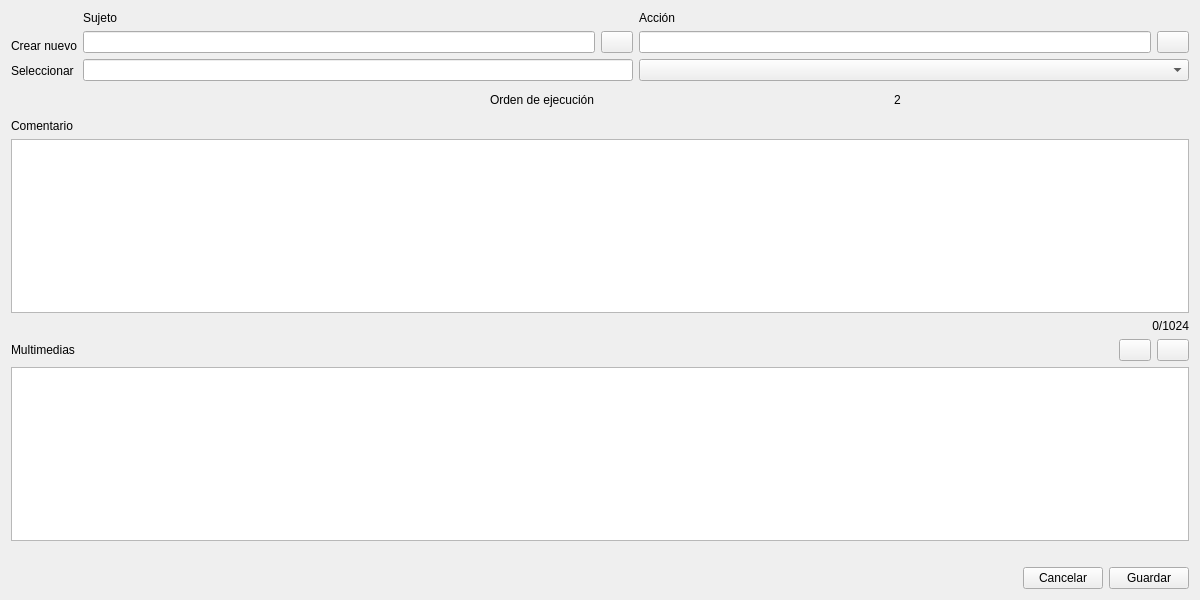
<?xml version="1.0" encoding="UTF-8"?>
<ui version="4.0">
 <class>StepDialogUI</class>
 <widget class="QWidget" name="StepDialogUI">
  <property name="geometry">
   <rect>
    <x>0</x>
    <y>0</y>
    <width>1200</width>
    <height>600</height>
   </rect>
  </property>
  <property name="windowTitle">
   <string>Editar Paso</string>
  </property>
  <layout class="QVBoxLayout" name="verticalLayout_3">
   <item>
    <layout class="QHBoxLayout" name="horizontalLayout">
     <item>
      <layout class="QVBoxLayout" name="verticalLayout">
       <property name="spacing">
        <number>3</number>
       </property>
       <item>
        <widget class="QLabel" name="label">
         <property name="text">
          <string/>
         </property>
        </widget>
       </item>
       <item>
        <widget class="QLabel" name="createNewLabel">
         <property name="text">
          <string>Crear nuevo</string>
         </property>
        </widget>
       </item>
       <item>
        <widget class="QLabel" name="selectExistingLabel">
         <property name="text">
          <string>Seleccionar</string>
         </property>
        </widget>
       </item>
      </layout>
     </item>
     <item>
      <layout class="QVBoxLayout" name="verticalLayout_2">
       <item>
        <widget class="QLabel" name="subjectLabel">
         <property name="text">
          <string>Sujeto</string>
         </property>
         <property name="alignment">
          <set>Qt::AlignmentFlag::AlignLeading|Qt::AlignmentFlag::AlignLeft|Qt::AlignmentFlag::AlignVCenter</set>
         </property>
        </widget>
       </item>
       <item>
        <layout class="QHBoxLayout" name="addSubjectLayout">
         <item>
          <widget class="QLineEdit" name="addSubjectLineEdit">
           <property name="clearButtonEnabled">
            <bool>true</bool>
           </property>
          </widget>
         </item>
         <item>
          <widget class="cus::Button" name="addSubjectButton">
           <property name="maximumSize">
            <size>
             <width>32</width>
             <height>32</height>
            </size>
           </property>
           <property name="toolTip">
            <string>Add local Subject</string>
           </property>
           <property name="text">
            <string/>
           </property>
          </widget>
         </item>
        </layout>
       </item>
       <item>
        <widget class="QLineEdit" name="subjectLine"/>
       </item>
      </layout>
     </item>
     <item>
      <layout class="QVBoxLayout" name="actionLayout">
       <property name="spacing">
        <number>6</number>
       </property>
       <item>
        <widget class="QLabel" name="actionLabel">
         <property name="text">
          <string>Acción</string>
         </property>
         <property name="alignment">
          <set>Qt::AlignmentFlag::AlignLeading|Qt::AlignmentFlag::AlignLeft|Qt::AlignmentFlag::AlignVCenter</set>
         </property>
        </widget>
       </item>
       <item>
        <layout class="QHBoxLayout" name="addActionLayout">
         <item>
          <widget class="QLineEdit" name="addActionLineEdit">
           <property name="enabled">
            <bool>true</bool>
           </property>
           <property name="clearButtonEnabled">
            <bool>true</bool>
           </property>
          </widget>
         </item>
         <item>
          <widget class="cus::Button" name="addActionButton">
           <property name="maximumSize">
            <size>
             <width>32</width>
             <height>32</height>
            </size>
           </property>
           <property name="toolTip">
            <string>Add local Action</string>
           </property>
           <property name="text">
            <string/>
           </property>
          </widget>
         </item>
        </layout>
       </item>
       <item>
        <widget class="cus::ComboBox" name="actionCombo">
         <property name="enabled">
          <bool>true</bool>
         </property>
         <property name="sizePolicy">
          <sizepolicy hsizetype="Preferred" vsizetype="Fixed">
           <horstretch>0</horstretch>
           <verstretch>0</verstretch>
          </sizepolicy>
         </property>
         <property name="maxVisibleItems">
          <number>10</number>
         </property>
         <property name="insertPolicy">
          <enum>QComboBox::InsertPolicy::InsertAlphabetically</enum>
         </property>
        </widget>
       </item>
      </layout>
     </item>
    </layout>
   </item>
   <item>
    <layout class="QHBoxLayout" name="methodOrderLayout" stretch="0">
     <property name="spacing">
      <number>12</number>
     </property>
     <item>
      <layout class="QHBoxLayout" name="executionOrderLayout">
       <property name="spacing">
        <number>12</number>
       </property>
       <property name="topMargin">
        <number>6</number>
       </property>
       <property name="bottomMargin">
        <number>6</number>
       </property>
       <item>
        <widget class="QLabel" name="executionOrderLabel">
         <property name="sizePolicy">
          <sizepolicy hsizetype="Preferred" vsizetype="Preferred">
           <horstretch>0</horstretch>
           <verstretch>0</verstretch>
          </sizepolicy>
         </property>
         <property name="maximumSize">
          <size>
           <width>16777215</width>
           <height>16777215</height>
          </size>
         </property>
         <property name="text">
          <string>Orden de ejecución</string>
         </property>
         <property name="alignment">
          <set>Qt::AlignmentFlag::AlignRight|Qt::AlignmentFlag::AlignTrailing|Qt::AlignmentFlag::AlignVCenter</set>
         </property>
        </widget>
       </item>
       <item>
        <widget class="QLabel" name="executionOrderNumber">
         <property name="maximumSize">
          <size>
           <width>16777215</width>
           <height>16777215</height>
          </size>
         </property>
         <property name="text">
          <string>2</string>
         </property>
         <property name="alignment">
          <set>Qt::AlignmentFlag::AlignCenter</set>
         </property>
        </widget>
       </item>
      </layout>
     </item>
    </layout>
   </item>
   <item>
    <layout class="QVBoxLayout" name="commentLayout">
     <item>
      <widget class="QLabel" name="commentLabel">
       <property name="text">
        <string>Comentario</string>
       </property>
      </widget>
     </item>
     <item>
      <widget class="QTextEdit" name="commentText"/>
     </item>
     <item>
      <widget class="QLabel" name="commentSizeLabel">
       <property name="text">
        <string>0/1024</string>
       </property>
       <property name="alignment">
        <set>Qt::AlignmentFlag::AlignRight|Qt::AlignmentFlag::AlignTrailing|Qt::AlignmentFlag::AlignVCenter</set>
       </property>
      </widget>
     </item>
    </layout>
   </item>
   <item>
    <layout class="QVBoxLayout" name="MultimediaLayout">
     <item>
      <layout class="QHBoxLayout" name="multimediaButtonsLayout">
       <item>
        <widget class="QLabel" name="multimediaLabel">
         <property name="text">
          <string>Multimedias</string>
         </property>
        </widget>
       </item>
       <item>
        <spacer name="horizontalSpacer">
         <property name="orientation">
          <enum>Qt::Orientation::Horizontal</enum>
         </property>
         <property name="sizeHint" stdset="0">
          <size>
           <width>40</width>
           <height>20</height>
          </size>
         </property>
        </spacer>
       </item>
       <item>
        <widget class="cus::Button" name="addMultimediaButton">
         <property name="maximumSize">
          <size>
           <width>32</width>
           <height>32</height>
          </size>
         </property>
         <property name="text">
          <string/>
         </property>
        </widget>
       </item>
       <item>
        <widget class="cus::Button" name="deleteMultimediaButton">
         <property name="maximumSize">
          <size>
           <width>32</width>
           <height>32</height>
          </size>
         </property>
         <property name="text">
          <string/>
         </property>
        </widget>
       </item>
      </layout>
     </item>
     <item>
      <widget class="QListWidget" name="multimediasList"/>
     </item>
    </layout>
   </item>
   <item>
    <layout class="QHBoxLayout" name="mainButtonsLayout">
     <property name="topMargin">
      <number>20</number>
     </property>
     <item>
      <widget class="QLabel" name="statusLabel">
       <property name="text">
        <string/>
       </property>
      </widget>
     </item>
     <item>
      <spacer name="mainButtonsSpacer">
       <property name="orientation">
        <enum>Qt::Orientation::Horizontal</enum>
       </property>
       <property name="sizeHint" stdset="0">
        <size>
         <width>40</width>
         <height>20</height>
        </size>
       </property>
      </spacer>
     </item>
     <item>
      <widget class="cus::Button" name="cancelButton">
       <property name="text">
        <string>Cancelar</string>
       </property>
      </widget>
     </item>
     <item>
      <widget class="cus::Button" name="saveButton">
       <property name="text">
        <string>Guardar</string>
       </property>
      </widget>
     </item>
    </layout>
   </item>
  </layout>
 </widget>
 <customwidgets>
  <customwidget>
   <class>cus::Button</class>
   <extends>QPushButton</extends>
   <header location="global">custom/widgets/button/button.h</header>
  </customwidget>
  <customwidget>
   <class>cus::ComboBox</class>
   <extends>QComboBox</extends>
   <header location="global">custom/widgets/comboBox/combobox.h</header>
  </customwidget>
 </customwidgets>
 <resources/>
 <connections/>
</ui>
